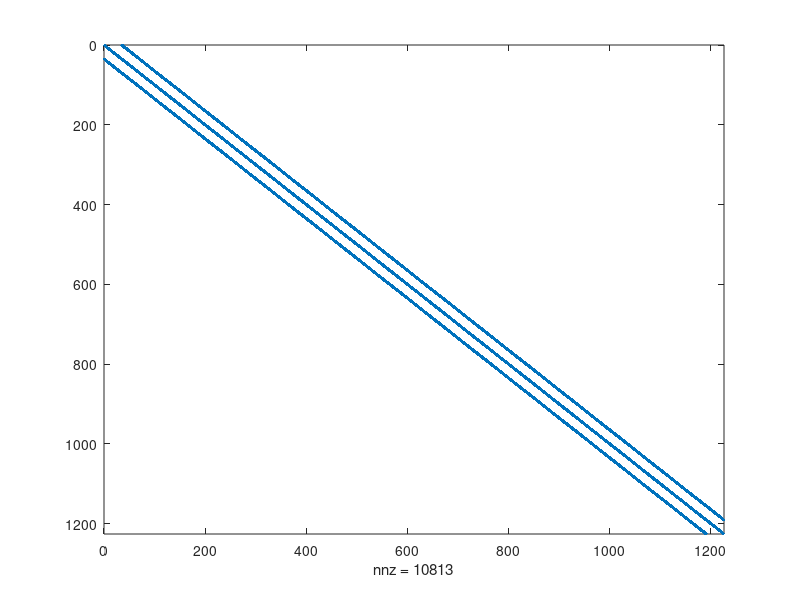

MATLAB code for this plot:
%Non-zero elements for the QG-modelzer

d1 = 35;
d2 = 35;
r = 1;

n = d1*d2;

M = zeros(n,n);

p = 0;
for i = 1:d2
   for j = 1:d1
       p = p+1;
       M(p,p) = 1;
       for k1 = i-r:i+r
          for k2= j-r:j+r
              k = (k1-1)*d1+k2;
              if k >= 1 && k<=n
                 M(p,k) = 1; 
              end
          end
       end
   end
end

spy(M)


